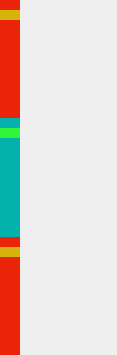
<?xml version="1.0" encoding="UTF-8"?>
<ui version="4.0">
 <class>CustomSliderWidget</class>
 <widget class="QWidget" name="CustomSliderWidget">
  <property name="geometry">
   <rect>
    <x>0</x>
    <y>0</y>
    <width>117</width>
    <height>355</height>
   </rect>
  </property>
  <property name="minimumSize">
   <size>
    <width>0</width>
    <height>0</height>
   </size>
  </property>
  <property name="maximumSize">
   <size>
    <width>16777215</width>
    <height>16777215</height>
   </size>
  </property>
  <property name="windowTitle">
   <string>Form</string>
  </property>
  <layout class="QHBoxLayout" name="horizontalLayout">
   <property name="spacing">
    <number>0</number>
   </property>
   <property name="leftMargin">
    <number>0</number>
   </property>
   <property name="topMargin">
    <number>0</number>
   </property>
   <property name="rightMargin">
    <number>0</number>
   </property>
   <property name="bottomMargin">
    <number>0</number>
   </property>
   <item>
    <widget class="QWidget" name="widget" native="true">
     <property name="minimumSize">
      <size>
       <width>20</width>
       <height>0</height>
      </size>
     </property>
     <property name="maximumSize">
      <size>
       <width>20</width>
       <height>16777215</height>
      </size>
     </property>
     <layout class="QVBoxLayout" name="verticalLayout">
      <property name="spacing">
       <number>0</number>
      </property>
      <property name="leftMargin">
       <number>0</number>
      </property>
      <property name="topMargin">
       <number>0</number>
      </property>
      <property name="rightMargin">
       <number>0</number>
      </property>
      <property name="bottomMargin">
       <number>0</number>
      </property>
      <item>
       <layout class="QVBoxLayout" name="verticalLayoutTicksValue">
        <property name="spacing">
         <number>0</number>
        </property>
        <property name="topMargin">
         <number>0</number>
        </property>
        <property name="bottomMargin">
         <number>0</number>
        </property>
        <item>
         <widget class="QWidget" name="topSlider" native="true">
          <property name="minimumSize">
           <size>
            <width>20</width>
            <height>0</height>
           </size>
          </property>
          <property name="maximumSize">
           <size>
            <width>20</width>
            <height>16777215</height>
           </size>
          </property>
          <property name="styleSheet">
           <string notr="true">background-color:#eb2308</string>
          </property>
          <widget class="SliderTickleWidget" name="topSliderTickle" native="true">
           <property name="geometry">
            <rect>
             <x>0</x>
             <y>10</y>
             <width>21</width>
             <height>10</height>
            </rect>
           </property>
           <property name="minimumSize">
            <size>
             <width>0</width>
             <height>10</height>
            </size>
           </property>
           <property name="maximumSize">
            <size>
             <width>16777215</width>
             <height>10</height>
            </size>
           </property>
           <property name="styleSheet">
            <string notr="true">background-color:#d6b40a</string>
           </property>
          </widget>
         </widget>
        </item>
        <item>
         <widget class="QWidget" name="medSlider" native="true">
          <property name="minimumSize">
           <size>
            <width>20</width>
            <height>0</height>
           </size>
          </property>
          <property name="maximumSize">
           <size>
            <width>20</width>
            <height>16777215</height>
           </size>
          </property>
          <property name="styleSheet">
           <string notr="true">background-color:#04b2ad</string>
          </property>
          <widget class="SliderTickleWidget" name="medSliderTickle" native="true">
           <property name="geometry">
            <rect>
             <x>0</x>
             <y>10</y>
             <width>21</width>
             <height>10</height>
            </rect>
           </property>
           <property name="minimumSize">
            <size>
             <width>0</width>
             <height>10</height>
            </size>
           </property>
           <property name="maximumSize">
            <size>
             <width>16777215</width>
             <height>10</height>
            </size>
           </property>
           <property name="styleSheet">
            <string notr="true">background-color:#30f53a</string>
           </property>
          </widget>
         </widget>
        </item>
        <item>
         <widget class="QWidget" name="bottomSlider" native="true">
          <property name="minimumSize">
           <size>
            <width>20</width>
            <height>0</height>
           </size>
          </property>
          <property name="maximumSize">
           <size>
            <width>20</width>
            <height>16777215</height>
           </size>
          </property>
          <property name="styleSheet">
           <string notr="true">background-color:#eb2308</string>
          </property>
          <widget class="SliderTickleWidget" name="bottomSliderTickle" native="true">
           <property name="geometry">
            <rect>
             <x>0</x>
             <y>10</y>
             <width>21</width>
             <height>10</height>
            </rect>
           </property>
           <property name="minimumSize">
            <size>
             <width>0</width>
             <height>10</height>
            </size>
           </property>
           <property name="maximumSize">
            <size>
             <width>16777215</width>
             <height>10</height>
            </size>
           </property>
           <property name="styleSheet">
            <string notr="true">background-color:#d6b40a</string>
           </property>
          </widget>
         </widget>
        </item>
       </layout>
      </item>
     </layout>
    </widget>
   </item>
   <item>
    <widget class="QFrame" name="labelsFrame">
     <property name="minimumSize">
      <size>
       <width>70</width>
       <height>0</height>
      </size>
     </property>
     <property name="maximumSize">
      <size>
       <width>70</width>
       <height>16777215</height>
      </size>
     </property>
     <widget class="QWidget" name="widget_2" native="true">
      <property name="geometry">
       <rect>
        <x>0</x>
        <y>260</y>
        <width>120</width>
        <height>80</height>
       </rect>
      </property>
     </widget>
    </widget>
   </item>
   <item>
    <spacer name="horizontalSpacer">
     <property name="orientation">
      <enum>Qt::Horizontal</enum>
     </property>
     <property name="sizeHint" stdset="0">
      <size>
       <width>40</width>
       <height>20</height>
      </size>
     </property>
    </spacer>
   </item>
  </layout>
 </widget>
 <customwidgets>
  <customwidget>
   <class>SliderTickleWidget</class>
   <extends>QWidget</extends>
   <header>SliderTickleWidget.h</header>
   <container>1</container>
  </customwidget>
 </customwidgets>
 <resources/>
 <connections/>
</ui>
